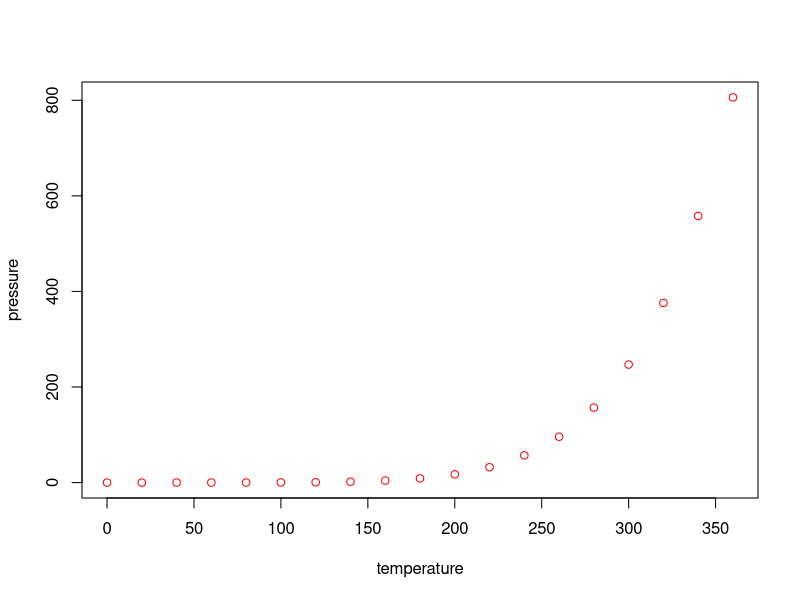

Recreate this plot in R.
## ---- chunk 1
knitr::opts_chunk$set(echo = TRUE)
## ---- chunk 2
summary(cars)
## ---- chunk 3
plot(pressure, col="red")
